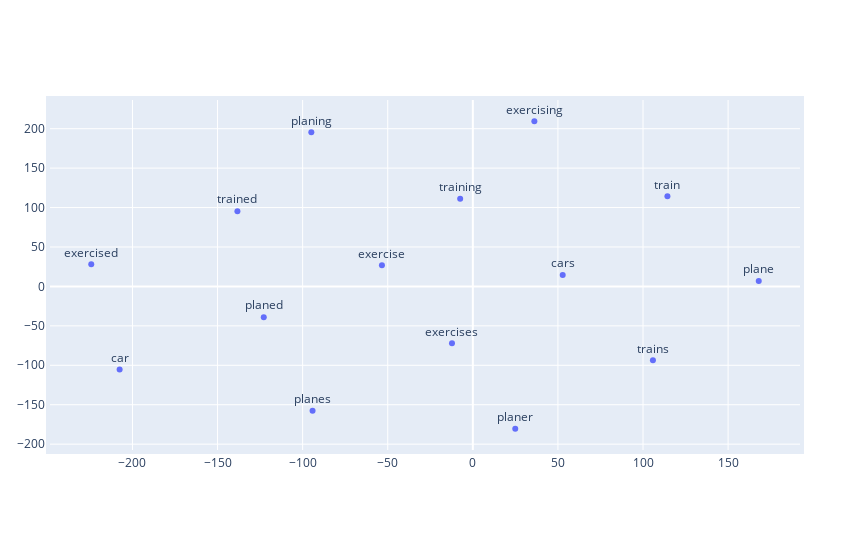

The notebook cell saved with this chart:
### Markdown cell above
* We can observe that, after normalizing the vectors, it is better uniformly distirbuted instead of creating a density in the center
* Now let's visualize fewer words.

### Code cell
x_vals, y_vals, labels = reduce_dimensions_tsne_norm(lexi_nd[0:4])
plot_with_plotly(x_vals, y_vals, labels)

### Figure 1 — Plotly figure (JSON) as saved in the notebook; plotly's stock layout.template omitted (floating-point values rounded to 4 significant figures)
{"data": [{"mode": "text+markers", "text": ["train", "trains", "trained", "training", "car", "cars", "plane", "planes", "planed", "planing", "planer", "exercise", "exercises", "exercised", "exercising"], "textposition": "top center", "type": "scatter", "x": [114.3, 105.8, -138.3, -7.437, -207.6, 52.82, 168.0, -94.17, -122.8, -94.89, 24.93, -53.41, -12.26, -224.2, 36.15], "y": [114.3, -93.75, 95.32, 111.3, -105.5, 14.6, 6.807, -157.8, -39.06, 195.4, -180.5, 26.83, -72.09, 28.07, 209.4]}], "layout": {"autosize": false, "height": 550, "margin": {"b": 100, "l": 50, "pad": 4, "r": 50, "t": 100}, "width": 850}}
